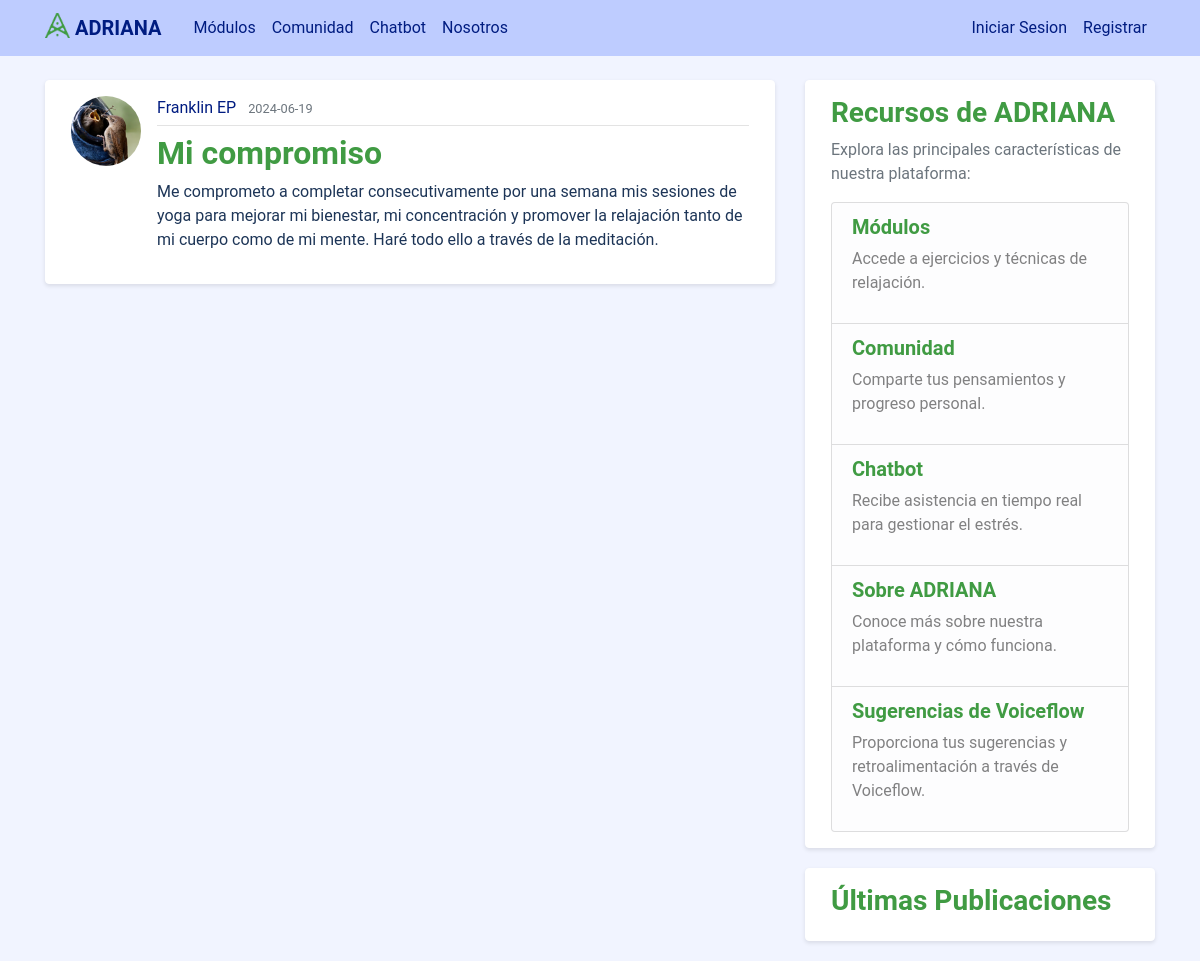
/post/6, run on an earlier commit of the app's database.
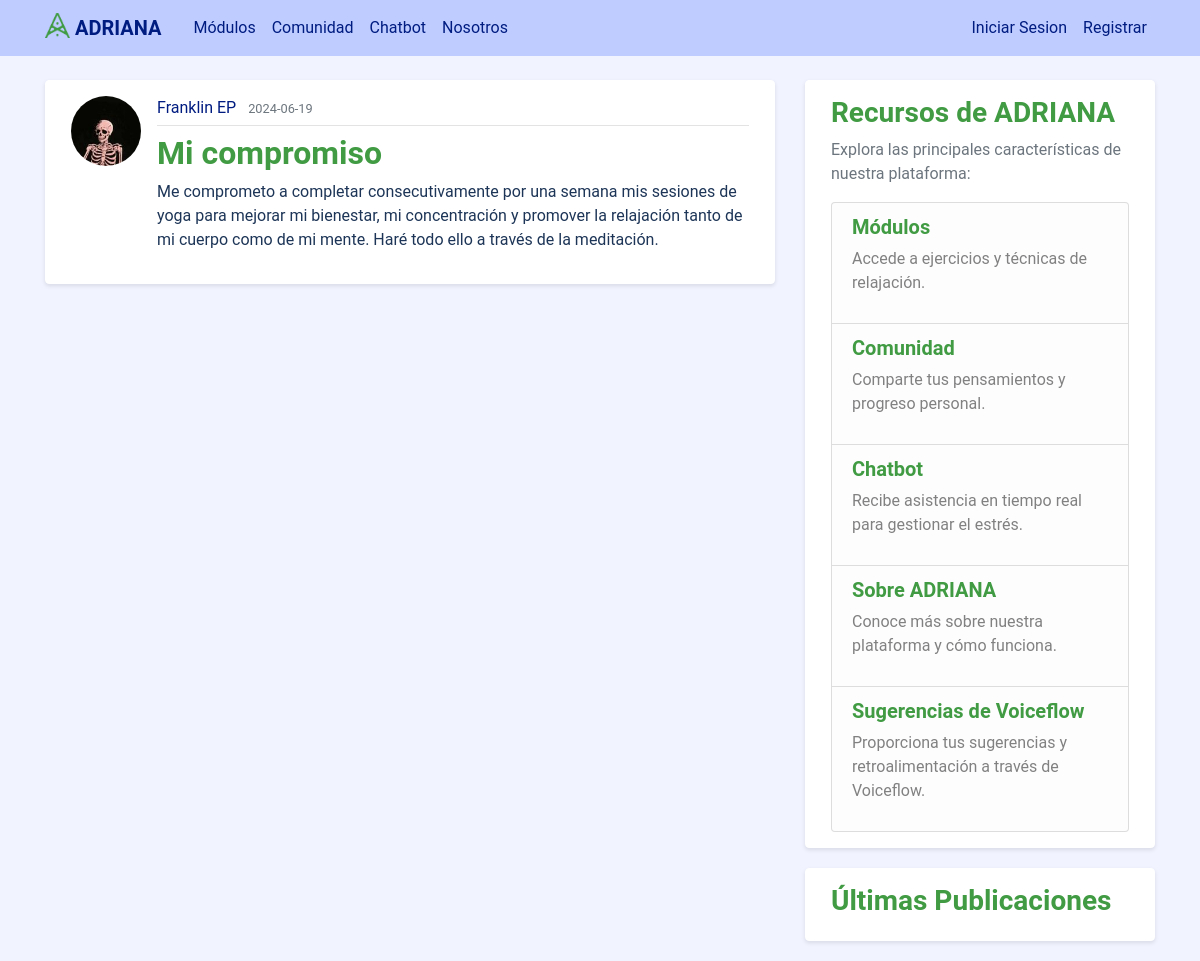
And on a later commit of the database.
### adriana_assistant/models.py (models this page shows, shortened)
class User(db.Model, UserMixin):
    id = db.Column(db.Integer, primary_key=True)
    username = db.Column(db.String(20), unique=True, nullable=False)
    email = db.Column(db.String(120), unique=True, nullable=False)
    image_file = db.Column(db.String(20), nullable=False, default='default.jpg')
    password = db.Column(db.String(60), nullable=False)
    posts = db.relationship('Post', backref='author', lazy=True)

### adriana_assistant/routes.py (the view)
@app.route("/post/<int:post_id>")
def post(post_id):
    post = Post.query.get_or_404(post_id)
    return render_template('post.html', title=post.title, post=post)

### adriana_assistant/templates/post.html (shortened to what this page needs)
{% extends "layout.html" %}
{% block content %}
  <article class="media content-section">
    <img class="rounded-circle article-img" src="{{ url_for('static', filename='profile_pics/' + post.author.image_file) }}">
    <div class="media-body">
      <div class="article-metadata">
        <a class="mr-2" href="{{ url_for('user_posts', username=post.author.username) }}">{{ post.author.username }}</a>
        <small class="text-muted">{{ post.date_posted.strftime('%Y-%m-%d') }}</small>
      </div>
      <h2 class="article-title">{{ post.title }}</h2>
      <p class="article-content">{{ post.content }}</p>
    </div>
  </article>
{% endblock content %}

What changed in the data, as far as the page shows it:
changed User "Franklin EP": image_file: a different picture
